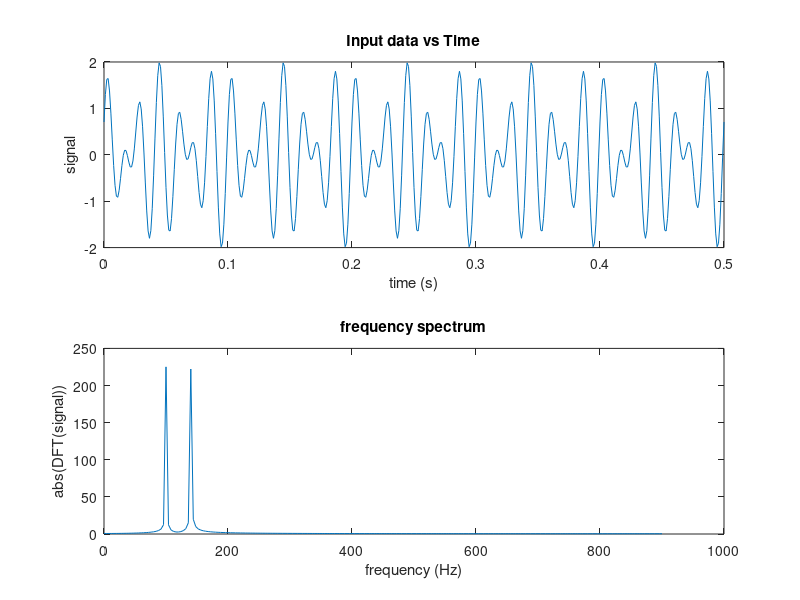

This chart was generated by the following MATLAB code:
%This is an implementation of the Fourier Transform in MATLAB.
%The results are similar to those obtained in the python implementation.

signalLength = 0.5; %Duration in seconds
sampleRate = 900; %in Hz

dt = 1 / sampleRate; %time interval between two samples
df = 1 / signalLength; %frequency between points

t = 0:dt:signalLength; %time points
[~, n_t] = size(t);

%creating two sine waves:
sin_wave1 = sin(2*pi*50*t);
sin_wave2 = sin(2*pi*70*t + pi/4);

y = sin_wave1 + sin_wave2; %y as a function of the sum of the two waves
f = fft(y); %compute Fourier Transform of y

k = 0:2:(n_t);
freq = df.*k;
[~, n_f] = size(freq);
p = abs(f);

% Plotting the input data vs time:
subplot(2,1,1)
plot(t,y)
title('Input data vs Time')
xlabel('time (s)')
ylabel('signal')

%Plotting the frequency spectrum:
subplot(2,1,2)
plot(freq, p(1:n_f))
title('frequency spectrum')
xlabel('frequency (Hz)')
ylabel('abs(DFT(signal))')
